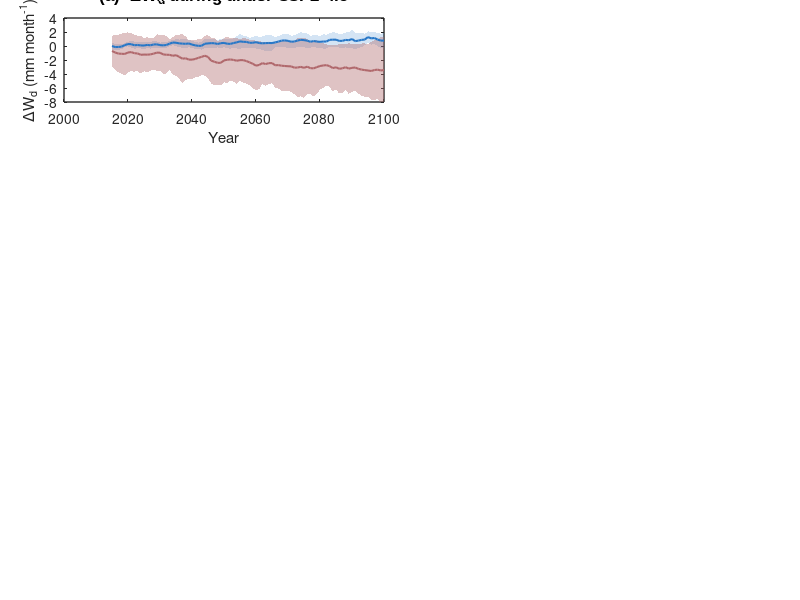

This figure's MATLAB source: (Note: this script raises an error after producing the figure.)
%% Figure 1

clear


load('data/Figure1.mat')



years = 2015:2100;


figure
width=8.8;
height=12;
set(gcf,'position',[10 10 width*100 height*100])
%  (a)                                                                               
h1 = axes('Position', [0.08,0.83,0.4,0.14]); 

% annual
green_color = [39/255, 119/255, 199/255];
h_annual_range = fill([years, fliplr(years)], ...
     [annual_245_mean+annual_245_std; flipud(annual_245_mean-annual_245_std)]', ...
     [39/255, 119/255, 199/255], 'FaceAlpha', 0.2, 'EdgeColor', 'none');
hold on;


% dry-season
red_color = [176/255, 104/255, 108/255];
h_driest_range = fill([years, fliplr(years)], ...
     [driest_245_mean + driest_245_std; flipud(driest_245_mean -driest_245_std)]', ...
     [176/255, 104/255, 108/255], 'FaceAlpha', 0.4, 'EdgeColor', 'none');

h_annual_line = plot(years, annual_245_mean, 'Color', green_color, 'LineWidth', 1.5);
h_driest_line = plot(years, driest_245_mean, 'Color', red_color, 'LineWidth', 1.5);

% 
title('(a)  ΔW_d during under SSP2-4.5', 'FontSize',12, 'FontWeight','bold', 'FontName','Arial');
xlabel('Year');
ylabel('ΔW_d (mm month^{-1})');
ylim([-8, 4]); 

grid off;
set(gca, 'GridLineStyle', '--','LineWidth', 1);
set(gca, 'GridAlpha', 0.2);

%
ax = gca;
ax.XAxis.LineWidth = 1;
ax.YAxis.LineWidth = 1;
ax.XAxis.TickDirection = 'out';
ax.YAxis.TickDirection = 'out';
ax.XAxisLocation = 'bottom';
ax.YAxisLocation = 'left';
ax.Box = 'off';

h_legend = legend([h_annual_line,  h_driest_line], ...
       {'annual',  'dry-season-1 month'}, ...
       'Location', 'southwest', 'FontSize', 12, 'NumColumns', 1);
h_legend.Box = 'off';
xlim([2015, 2100]);

set(h1, 'YTick', [-8, -4, 0, 4],  'XTick', [2015, 2040, 2060, 2080, 2100], 'FontSize', 12, 'FontName', 'Arial');


%                                                                       
h2 = subplot('Position', [0.56,0.83,0.4,0.14]); 

% annual
green_color = [39/255, 119/255, 199/255];
h_annual_range = fill([years, fliplr(years)], ...
     [annual_585_mean+annual_585_std; flipud(annual_585_mean-annual_585_std)]', ...
     [39/255, 119/255, 199/255], 'FaceAlpha', 0.2, 'EdgeColor', 'none');
hold on


% dry-season
red_color = [176/255, 104/255, 108/255];
h_driest_range = fill([years, fliplr(years)], ...
     [driest_585_mean + driest_585_std; flipud(driest_585_mean -driest_585_std)]', ...
     [176/255, 104/255, 108/255], 'FaceAlpha', 0.4, 'EdgeColor', 'none');

h_annual_line = plot(years, annual_585_mean, 'Color', green_color, 'LineWidth', 1.5);
h_driest_line = plot(years, driest_585_mean, 'Color', red_color, 'LineWidth', 1.5);

%
title('(b)  ΔW_d under SSP5-8.5', 'FontSize',12, 'FontWeight','bold', 'FontName','Arial');
xlabel('Year');
ylabel('ΔW_d (mm month^{-1})');
ylim([-8, 4]); 

grid off;
set(gca, 'GridLineStyle', '--','LineWidth', 1);
set(gca, 'GridAlpha', 0.2);

%
ax = gca;
ax.XAxis.LineWidth = 1;
ax.YAxis.LineWidth = 1;
ax.XAxis.TickDirection = 'out';
ax.YAxis.TickDirection = 'out';
ax.XAxisLocation = 'bottom';
ax.YAxisLocation = 'left';
ax.Box = 'off';

xlim([2015, 2100]);
set(h2, 'YTick', [-8, -4, 0, 4],  'XTick', [2015, 2040, 2060, 2080, 2100], 'FontSize', 12, 'FontName', 'Arial');


% 

%load ..\E\cmip\his_ssp_mat_data_land\model_his_future_driest.mat

%
% dif_wa_245_his = wa_245_mean -wa_his_mean;
% [mean_dif_245_his_1, p_dif_245_his, sig_dif_245_his] = cal_sig(dif_wa_245_his);
% 
% dif_wa_585_his = wa_585_mean - wa_his_mean;
% [mean_dif_585_his_1, p_dif_585_his, sig_dif_585_his] = cal_sig(dif_wa_585_his);
% 
%  (c) 245                                                                                              
h3 = axes('Position', [-0.02,0.43,1,0.34]);   
title('(c) ΔW_d under SSP2-4.5', 'FontSize',13, 'FontWeight','bold');

data_map = nan(180, 360); 
sig_map = nan(180, 360);  
load kland_1d.mat
k = find(mean_dif_245_his_1 <= -15); mean_dif_245_his_1(k) = -14;
k1 = find(isnan(mean_dif_245_his_1)); mean_dif_245_his_1(k1) = -15;

for i = 1:length(kland_1d)
    index = kland_1d(i); 
    row = mod(index - 1, 180) + 1; 
    col = ceil(index / 180);       
    if row <= 180 && col <= 360
        data_map(row, col) = mean_dif_245_his_1(i);  
        sig_map(row, col) = sig_dif_245_his(i);        
    end
end

full_cmap = flip(slanCM(102));
% 
num = [1:2:32, 33:3:64,  65:8:96,  97:12:128,  129:12:160,  161:8:192, 193:3:224,  225:2:256];           
num = round(num);
num = unique(num(num >=1 & num <=256));  

J = interp1(1:length(num), full_cmap(num,:), linspace(1,length(num),127), 'linear');

gd = 1;
a = -180 + gd/2 :gd : 180 - gd/2;  
b = -90 + gd/2 :gd : 90 - gd/2;    
[lon,lat] = meshgrid(a, b);

load dry_knans.mat

m_proj('robinson','lat',[-60 90],'long',[-180 180]);


A = nan(180,360); 
A(kland_1d) = 1; 

A(:,1) = A(:,end); 

hold on
m_pcolor(lon, lat, A); 
shading flat;
colormap(gca,[209/255 209/255 209/255]); 
freezeColors;

m_pcolor(lon, lat, data_map);
caxis([-15 15]);
colormap(h3,  [[1 1 1]*0.8; J]);
% 
[sig_row, sig_col] = find(sig_map == 1);
if ~isempty(sig_row)
    step = 3;  
    use_points = false(length(sig_row), 1);
    for i = 1:length(sig_row)
        if mod(sig_row(i), step) == 0 && mod(sig_col(i), step) == 0
            use_points(i) = true;
        end
    end
    num = find(use_points);
    sig_lon = lon(sub2ind(size(lon), sig_row(num), sig_col(num)));
    sig_lat = lat(sub2ind(size(lat), sig_row(num), sig_col(num)));
    m_plot(sig_lon, sig_lat, '.k', 'MarkerSize', 2, 'MarkerFaceColor', 'k');
end

grid on; box on
h = m_coast('line'); 
h.Color = [1 1 1]*0; 
h.LineWidth = 0.2;


lat_na = [140, 155];   lon_na = [55, 90];    
lat_caf = [91, 110];   lon_caf = [175, 230]; 
lat_saf = [51, 76];      lon_saf = [195, 220];  
lat_boreal = [145, 155]; lon_boreal = [250, 300]; 
lat_ind = [80, 100];  lon_ind = [275, 310];    
lat_aus = [65, 77];   lon_aus = [292, 315];    
lat_amz = [75, 95];   lon_amz = [100, 125];   


regions = {
    struct('name', 'NA', 'lat', lat_na, 'lon', lon_na, 'color', [0.6 0.6 0.6]);
    struct('name', 'AMZ', 'lat', lat_amz, 'lon', lon_amz, 'color', [0.6 0.6 0.6]);
    struct('name', 'C-AF', 'lat', lat_caf, 'lon', lon_caf, 'color', [0.6 0.6 0.6]);
    struct('name', 'S-AF', 'lat', lat_saf, 'lon', lon_saf, 'color', [0.6 0.6 0.6]);
    struct('name', 'Boreal', 'lat', lat_boreal, 'lon', lon_boreal, 'color', [0.6 0.6 0.6]);
    struct('name', 'IND', 'lat', lat_ind, 'lon', lon_ind, 'color', [0.3 0.3 0.3]);
    struct('name', 'AUS', 'lat', lat_aus, 'lon', lon_aus, 'color', [0.6 0.6 0.6]);
};

for i = 1:length(regions)
    reg = regions{i};
    
    lat_deg = [-90 + reg.lat(1) - 0.5, -90 + reg.lat(2) + 0.5];
    lon_deg = [-180 + reg.lon(1) - 0.5, -180 + reg.lon(2) + 0.5];
    m_plot([lon_deg(1), lon_deg(2), lon_deg(2), lon_deg(1), lon_deg(1)], ...
           [lat_deg(1), lat_deg(1), lat_deg(2), lat_deg(2), lat_deg(1)], ...
           '-', 'Color', reg.color, 'LineWidth', 0.8);
end

m_grid('xaxis','off','yaxis','off',  'box', 'off', 'xtick',[],  'ytick',[],  'xticklabels',{},  'yticklabels',{}, 'linestyle','none');   
set(h3, 'Color', 'none');     
set(gca,'XTick',[], 'YTick',[], 'Box', 'off');
set(h3, "XColor", 'none', 'YColor', 'none', 'Color', 'none');
set(gca,'LineWidth',0.2);
hold on

%                                                                            

h4 = subplot('Position', [-0.02,0.05,1,0.34]); 
title('(d)  ΔW_d under SSP5-8.5', 'FontSize',13, 'FontWeight','bold');

data_map = nan(180, 360); 
sig_map = nan(180, 360);  
load kland_1d.mat
k = find(mean_dif_585_his_1 <= -15); mean_dif_585_his_1(k) = -14;
k1 = find(isnan(mean_dif_585_his_1)); mean_dif_585_his_1(k1) = -15;

for i = 1:length(kland_1d)
    index = kland_1d(i); 
    row = mod(index - 1, 180) + 1; 
    col = ceil(index / 180);       
    if row <= 180 && col <= 360
        data_map(row, col) = mean_dif_585_his_1(i);  
        sig_map(row, col) = sig_dif_585_his(i);        
    end
end

gd = 1;
a = -180 + gd/2 :gd : 180 - gd/2;  
b = -90 + gd/2 :gd : 90 - gd/2;    
[lon,lat] = meshgrid(a, b);

load dry_knans.mat
m_proj('robinson','lat',[-60 90],'long',[-180 180]);
A = nan(180,360); 
A(kland_1d) = 1; 
A(:,1) = A(:,end); 
hold on

m_pcolor(lon, lat, A); 
shading flat;
colormap(gca,[209/255 209/255 209/255]); 
freezeColors;

m_pcolor(lon, lat, data_map);
caxis([-15 15]);
colormap(h4,  [[1 1 1]*0.8; J]);

[sig_row, sig_col] = find(sig_map == 1);
if ~isempty(sig_row)
    step = 3;  
    use_points = false(length(sig_row), 1);
    for i = 1:length(sig_row)
        if mod(sig_row(i), step) == 0 && mod(sig_col(i), step) == 0
            use_points(i) = true;
        end
    end
    num = find(use_points);
    sig_lon = lon(sub2ind(size(lon), sig_row(num), sig_col(num)));
    sig_lat = lat(sub2ind(size(lat), sig_row(num), sig_col(num)));
    m_plot(sig_lon, sig_lat, '.k', 'MarkerSize', 2, 'MarkerFaceColor', 'k');
end


grid on; box on
h = m_coast('line'); 
h.Color = [1 1 1]*0; 
h.LineWidth = 0.2;


lat_na = [140, 155];  lon_na = [55, 90];    
lat_caf = [91, 110];  lon_caf = [175, 230]; 
lat_saf = [51, 76];   lon_saf = [195, 220];  
lat_boreal = [145, 155]; lon_boreal = [250, 300]; 
lat_ind = [80, 100];     lon_ind = [275, 310];    
lat_aus = [65, 77];     lon_aus = [292, 315];   
lat_amz = [75, 95];   lon_amz = [100, 125];   

regions = {
    struct('name', 'NA', 'lat', lat_na, 'lon', lon_na, 'color', [0.6 0.6 0.6]);
    struct('name', 'AMZ', 'lat', lat_amz, 'lon', lon_amz, 'color', [0.6 0.6 0.6]);
    struct('name', 'C-AF', 'lat', lat_caf, 'lon', lon_caf, 'color', [0.6 0.6 0.6]);
    struct('name', 'S-AF', 'lat', lat_saf, 'lon', lon_saf, 'color', [0.6 0.6 0.6]);
    struct('name', 'Boreal', 'lat', lat_boreal, 'lon', lon_boreal, 'color', [0.6 0.6 0.6]); 
    struct('name', 'IND', 'lat', lat_ind, 'lon', lon_ind, 'color', [0.3 0.3 0.3]);
    struct('name', 'AUS', 'lat', lat_aus, 'lon', lon_aus, 'color',[0.6 0.6 0.6]);
};

for i = 1:length(regions)
    reg = regions{i};
    lat_deg = [-90 + reg.lat(1) - 0.5, -90 + reg.lat(2) + 0.5];
    lon_deg = [-180 + reg.lon(1) - 0.5, -180 + reg.lon(2) + 0.5];
    m_plot([lon_deg(1), lon_deg(2), lon_deg(2), lon_deg(1), lon_deg(1)], ...
           [lat_deg(1), lat_deg(1), lat_deg(2), lat_deg(2), lat_deg(1)], ...
           '-', 'Color', reg.color, 'LineWidth', 0.8);
end

set(h4, 'Color', 'none'); 
m_grid('xaxis','off','yaxis','off', ...
    'box', 'off', ...
    'xtick',[], ...
    'ytick',[], ...
    'xticklabels',{}, ...
    'yticklabels',{},...
    'linestyle','none');         

set(gca,'XTick',[], 'YTick',[], 'Box', 'off');
set(h4, "XColor", 'none', 'YColor', 'none', 'Color', 'none');


set(gca,'LineWidth',0.2);
hold on

c3 = colorbar('Position', [0.38 0.035 0.3 0.015], 'Orientation', 'horizontal');
set(c3, 'LineWidth', 0.2, 'FontSize', 9);
caxis([-15 15]);
set(c3, 'XTick', [-15 -10 -5 0 5 10 15]);
colormap(c3, J);  
xlabel(c3, 'mm month^{-1}', 'FontSize', 9);





%                                          

varNames = {'\DeltaW_d', '\DeltaP', '\DeltaT', '\DeltaE_s', '\DeltaE_i'};
scenarioLabels = {'Wa', 'P', 'T', 'E_{soi}', 'E_{veg}'};
barColors = {[138, 119, 185]/255}; % 红色(245), 蓝色(585)

% 设置透明度参数
barAlpha = 0.6;       % 柱状图透明度 (0-1，1为不透明)
scatterAlpha = 0.6;   % 散点图透明度 (0-1，1为不透明)
scatterSize = 40;     % 散点大小


h5 = axes('Position', [0.03,0.69,0.11,0.08]);

barHandle = bar(means_na_245', 'BarWidth', 0.6); 
hold on;

barHandle.FaceColor = barColors{1}; 
barHandle.FaceAlpha = barAlpha;  
xPositions = barHandle.XEndPoints;
for i = 1:5  
    errorbar(xPositions(i), means_na_245(1,i), stds_na_245(1,i), '.k', 'LineWidth', 1);
end
set(gca, 'XTick', 1:length(varNames), 'XTickLabel', varNames);
xlim([0.5, 5.5]);  

ylabel('Δ mm/month ');
ylim([-12 10]);
yticks(-10:5:10);  
zeroLine = line(xlim, [0, 0], 'Color', 'k', 'LineWidth', 0.5);

set(gca, 'Color', 'none');  
set(gcf, 'Color', 'none');  

set(gca, 'FontSize', 6 , 'Box', 'on');
grid off;
set(gca, 'GridLineStyle', '--');  
set(gca, 'GridAlpha', 0.5);       

ax = gca;
ax.XAxis.LineWidth = 1;
ax.YAxis.LineWidth = 1;

ax.XAxis.TickDirection = 'out';  
ax.YAxis.TickDirection = 'out';  
ax.XAxisLocation = 'bottom';     
ax.YAxisLocation = 'left';       

ax.Box = 'off';
title('Northern North America','FontSize', 6,  'FontWeight', 'bold');
   


                                       
%


%
h6 = axes('Position', [0.03,0.31,0.11,0.08]);

barHandle = bar(means_na_585', 'BarWidth', 0.6); 
hold on;

barHandle.FaceColor = barColors{1};  
barHandle.FaceAlpha = barAlpha;  

xPositions = barHandle.XEndPoints;

for i = 1:5  
    errorbar(xPositions(i), means_na_585(1,i), stds_na_585(1,i), '.k', 'LineWidth', 1);
end

set(gca, 'XTick', 1:length(varNames), 'XTickLabel', varNames);
xlim([0.5, 5.5]);  

ylabel('Δ mm/month ');
ylim([-12 10]);
yticks(-10:5:10);  
zeroLine = line(xlim, [0, 0], 'Color', 'k', 'LineWidth', 0.5);

set(gca, 'Color', 'none');  
set(gcf, 'Color', 'none');  

set(gca, 'FontSize', 6 , 'Box', 'on');
grid off;
set(gca, 'GridLineStyle', '--');  
set(gca, 'GridAlpha', 0.5);       

ax = gca;
ax.XAxis.LineWidth = 1;
ax.YAxis.LineWidth = 1;


ax.XAxis.TickDirection = 'out'; 
ax.YAxis.TickDirection = 'out';  
ax.XAxisLocation = 'bottom';     
ax.YAxisLocation = 'left';       


ax.Box = 'off';
title('Northern North America','FontSize', 6,  'FontWeight', 'bold');


%

%
h7 = axes('Position', [0.32,0.6,0.11,0.08]);

barHandle = bar(means_caf_245', 'BarWidth', 0.6); 
hold on;

barHandle.FaceColor = barColors{1};  
barHandle.FaceAlpha = barAlpha;  
xPositions = barHandle.XEndPoints;
for i = 1:5  
    errorbar(xPositions(i), means_caf_245(1,i), stds_caf_245(1,i), '.k', 'LineWidth', 1);
end

set(gca, 'XTick', 1:length(varNames), 'XTickLabel', varNames);
xlim([0.5, 5.5]);  

ylabel('Δ mm/month ');
ylim([-12 10]);
yticks(-10:5:10);  
zeroLine = line(xlim, [0, 0], 'Color', 'k', 'LineWidth', 0.5);


set(gca, 'Color', 'none');  
set(gcf, 'Color', 'none'); 
set(gca, 'FontSize', 6 , 'Box', 'on');
grid off;
set(gca, 'GridLineStyle', '--');  
set(gca, 'GridAlpha', 0.5);       

ax = gca;
ax.XAxis.LineWidth = 1;
ax.YAxis.LineWidth = 1;


ax.XAxis.TickDirection = 'out';  
ax.YAxis.TickDirection = 'out';  
ax.XAxisLocation = 'bottom';     
ax.YAxisLocation = 'left';       

ax.Box = 'off';
title('Central eastern Africa','FontSize', 6,  'FontWeight', 'bold');



                                       
%
h8 = axes('Position', [0.33,0.22,0.11,0.08]);
barHandle = bar(means_caf_585', 'BarWidth', 0.6); 
hold on;

barHandle.FaceColor = barColors{1};  
barHandle.FaceAlpha = barAlpha;  
xPositions = barHandle.XEndPoints;
for i = 1:5  
    errorbar(xPositions(i), means_caf_585(1,i), stds_caf_585(1,i), '.k', 'LineWidth', 1);
end
set(gca, 'XTick', 1:length(varNames), 'XTickLabel', varNames);
xlim([0.5, 5.5]);  
ylabel('Δ mm/month ');
ylim([-12 10]);
yticks(-10:5:10);  
zeroLine = line(xlim, [0, 0], 'Color', 'k', 'LineWidth', 0.5);

set(gca, 'Color', 'none'); 
set(gcf, 'Color', 'none');  

set(gca, 'FontSize', 6 , 'Box', 'on');
grid off;
set(gca, 'GridLineStyle', '--');  
set(gca, 'GridAlpha', 0.5);       
ax = gca;
ax.XAxis.LineWidth = 1;
ax.YAxis.LineWidth = 1;

ax.XAxis.TickDirection = 'out';  
ax.YAxis.TickDirection = 'out';  
ax.XAxisLocation = 'bottom';     
ax.YAxisLocation = 'left';       

ax.Box = 'off';
title('Central eastern Africa','FontSize', 6,  'FontWeight', 'bold');





%
h9 = axes('Position', [0.39,0.45,0.11,0.08]);


barHandle = bar(means_saf_245', 'BarWidth', 0.6); 
hold on;


barHandle.FaceColor = barColors{1};  
barHandle.FaceAlpha = barAlpha;  

xPositions = barHandle.XEndPoints;

for i = 1:5  
    errorbar(xPositions(i), means_saf_245(1,i), stds_saf_245(1,i), '.k', 'LineWidth', 1);
end

set(gca, 'XTick', 1:length(varNames), 'XTickLabel', varNames);
xlim([0.5, 5.5]);  

ylabel('Δ mm/month ');
ylim([-12 10]);
yticks(-10:5:10); 
zeroLine = line(xlim, [0, 0], 'Color', 'k', 'LineWidth', 0.5);



set(gca, 'Color', 'none');  
set(gcf, 'Color', 'none');  

set(gca, 'FontSize', 6 , 'Box', 'on');
grid off;
set(gca, 'GridLineStyle', '--');  
set(gca, 'GridAlpha', 0.5);       

ax = gca;
ax.XAxis.LineWidth = 1;
ax.YAxis.LineWidth = 1;

ax.XAxis.TickDirection = 'out';  
ax.YAxis.TickDirection = 'out';  
ax.XAxisLocation = 'bottom';     
ax.YAxisLocation = 'left';       

ax.Box = 'off';
title('Southern Africa','FontSize', 6,  'FontWeight', 'bold');




 
                                       
%
h10 = axes('Position', [0.39,0.07,0.11,0.08]);

barHandle = bar(means_saf_585', 'BarWidth', 0.6); 
hold on;

barHandle.FaceColor = barColors{1}; 
barHandle.FaceAlpha = barAlpha;  
xPositions = barHandle.XEndPoints;

for i = 1:5  
    errorbar(xPositions(i), means_saf_585(1,i), stds_saf_585(1,i), '.k', 'LineWidth', 1);
end

set(gca, 'XTick', 1:length(varNames), 'XTickLabel', varNames);
xlim([0.5, 5.5]);  

ylabel('Δ mm/month ');
ylim([-12 10]);
yticks(-10:5:10); 

zeroLine = line(xlim, [0, 0], 'Color', 'k', 'LineWidth', 0.5);


set(gca, 'Color', 'none');  
set(gcf, 'Color', 'none');  
set(gca, 'FontSize', 6 , 'Box', 'on');
grid off;
set(gca, 'GridLineStyle', '--');  
set(gca, 'GridAlpha', 0.5);       

ax = gca;
ax.XAxis.LineWidth = 1;
ax.YAxis.LineWidth = 1;

ax.XAxis.TickDirection = 'out'; 
ax.YAxis.TickDirection = 'out';  
ax.XAxisLocation = 'bottom';     
ax.YAxisLocation = 'left';       

ax.Box = 'off';
title('Southern Africa','FontSize', 6,  'FontWeight', 'bold');

                                       




%
h11 = axes('Position', [0.65,0.45,0.11,0.08]);
barHandle = bar(means_aus_245', 'BarWidth', 0.6); 
hold on;

barHandle.FaceColor = barColors{1};  
barHandle.FaceAlpha = barAlpha; 
xPositions = barHandle.XEndPoints;
for i = 1:5  
    errorbar(xPositions(i), means_aus_245(1,i), stds_aus_245(1,i), '.k', 'LineWidth', 1);
end

set(gca, 'XTick', 1:length(varNames), 'XTickLabel', varNames);
xlim([0.5, 5.5]); 

ylabel('Δ mm/month ');
ylim([-12 10]);
yticks(-10:5:10);  
zeroLine = line(xlim, [0, 0], 'Color', 'k', 'LineWidth', 0.5);


set(gca, 'Color', 'none'); 
set(gcf, 'Color', 'none');  
set(gca, 'FontSize', 6 , 'Box', 'on');
grid off;
set(gca, 'GridLineStyle', '--');  
set(gca, 'GridAlpha', 0.5);      

ax = gca;
ax.XAxis.LineWidth = 1;
ax.YAxis.LineWidth = 1;


ax.XAxis.TickDirection = 'out';  
ax.YAxis.TickDirection = 'out';  
ax.XAxisLocation = 'bottom';     
ax.YAxisLocation = 'left';       



ax.Box = 'off';
title('Northern Australia','FontSize', 6,  'FontWeight', 'bold');


                                      
%

%
h12 = axes('Position', [0.65,0.07,0.1,0.08]);


barHandle = bar(means_aus_585', 'BarWidth', 0.6); 
hold on;
barHandle.FaceColor = barColors{1};  
barHandle.FaceAlpha = barAlpha; 
xPositions = barHandle.XEndPoints;
for i = 1:5     
    errorbar(xPositions(i), means_aus_585(1,i), stds_aus_585(1,i), '.k', 'LineWidth', 1);
end

set(gca, 'XTick', 1:length(varNames), 'XTickLabel', varNames);
xlim([0.5, 5.5]); 


ylabel('Δ mm/month ');
ylim([-12 10]);
yticks(-10:5:10);  

zeroLine = line(xlim, [0, 0], 'Color', 'k', 'LineWidth', 0.5);

set(gca, 'Color', 'none'); 
set(gcf, 'Color', 'none');  



set(gca, 'FontSize', 6 , 'Box', 'on');
grid off;
set(gca, 'GridLineStyle', '--');  
set(gca, 'GridAlpha', 0.5);      

ax = gca;
ax.XAxis.LineWidth = 1;
ax.YAxis.LineWidth = 1;


ax.XAxis.TickDirection = 'out';  
ax.YAxis.TickDirection = 'out';  
ax.XAxisLocation = 'bottom';     
ax.YAxisLocation = 'left';       



ax.Box = 'off';
title('Northern Australia','FontSize', 6,  'FontWeight', 'bold');






h13 = axes('Position', [0.88,0.58,0.11,0.08]);

barHandle = bar(means_ind_585', 'BarWidth', 0.6); 
hold on;
barHandle.FaceColor = barColors{1};  
barHandle.FaceAlpha = barAlpha; 
xPositions = barHandle.XEndPoints;
for i = 1:5     
    errorbar(xPositions(i), means_ind_245(1,i), stds_ind_245(1,i), '.k', 'LineWidth', 1);
end

set(gca, 'XTick', 1:length(varNames), 'XTickLabel', varNames);
xlim([0.5, 5.5]); 

ylabel('Δ mm/month ');
ylim([-12 10]);
yticks(-10:5:10);  
zeroLine = line(xlim, [0, 0], 'Color', 'k', 'LineWidth', 0.5);
set(gca, 'Color', 'none'); 
set(gcf, 'Color', 'none');  
set(gca, 'FontSize', 6 , 'Box', 'on');
grid off;
set(gca, 'GridLineStyle', '--');  
set(gca, 'GridAlpha', 0.5);      

ax = gca;
ax.XAxis.LineWidth = 1;
ax.YAxis.LineWidth = 1;

ax.XAxis.TickDirection = 'out';  
ax.YAxis.TickDirection = 'out';  
ax.XAxisLocation = 'bottom';     
ax.YAxisLocation = 'left';       

ax.Box = 'off';
title('Southeastern Asia','FontSize', 6,  'FontWeight', 'bold');



%


h14 = axes('Position', [0.88,0.2,0.11,0.08]);
barHandle = bar(means_ind_585', 'BarWidth', 0.6); 
hold on;
barHandle.FaceColor = barColors{1};  
barHandle.FaceAlpha = barAlpha; 
xPositions = barHandle.XEndPoints;
for i = 1:5    
    errorbar(xPositions(i), means_ind_585(1,i), stds_ind_585(1,i), '.k', 'LineWidth', 1);
end


set(gca, 'XTick', 1:length(varNames), 'XTickLabel', varNames);
xlim([0.5, 5.5]); 


ylabel('Δ mm/month ');
ylim([-12 10]);
yticks(-10:5:10);  

zeroLine = line(xlim, [0, 0], 'Color', 'k', 'LineWidth', 0.5);

set(gca, 'Color', 'none'); 
set(gcf, 'Color', 'none');  

set(gca, 'FontSize', 6 , 'Box', 'on');
grid off;
set(gca, 'GridLineStyle', '--');  
set(gca, 'GridAlpha', 0.5);      

ax = gca;
ax.XAxis.LineWidth = 1;
ax.YAxis.LineWidth = 1;


ax.XAxis.TickDirection = 'out';  
ax.YAxis.TickDirection = 'out';  
ax.XAxisLocation = 'bottom';     
ax.YAxisLocation = 'left';       

ax.Box = 'off';
title('Southeastern Asia','FontSize', 6,  'FontWeight', 'bold');                                  



h15 = axes('Position', [0.88,0.69,0.11,0.08]);
barHandle = bar(means_nb_245', 'BarWidth', 0.6); 
hold on;

barHandle.FaceColor = barColors{1};  
barHandle.FaceAlpha = barAlpha; 
xPositions = barHandle.XEndPoints;
for i = 1:5  
    errorbar(xPositions(i), means_nb_245(1,i), stds_nb_245(1,i), '.k', 'LineWidth', 1);
end
set(gca, 'XTick', 1:length(varNames), 'XTickLabel', varNames);
xlim([0.5, 5.5]); 

ylabel('Δ mm/month ');
ylim([-12 10]);
yticks(-10:5:10);  

zeroLine = line(xlim, [0, 0], 'Color', 'k', 'LineWidth', 0.5);
set(gca, 'Color', 'none'); 
set(gcf, 'Color', 'none');  
set(gca, 'FontSize', 6 , 'Box', 'on');
grid off;
set(gca, 'GridLineStyle', '--');  
set(gca, 'GridAlpha', 0.5);      

ax = gca;
ax.XAxis.LineWidth = 1;
ax.YAxis.LineWidth = 1;


ax.XAxis.TickDirection = 'out';  
ax.YAxis.TickDirection = 'out';  
ax.XAxisLocation = 'bottom';     
ax.YAxisLocation = 'left';       

ax.Box = 'off';
title('Northern boreal','FontSize', 6,  'FontWeight', 'bold');

                                       


%
h16 = axes('Position', [0.88,0.31,0.11,0.08]);

barHandle = bar(means_nb_585', 'BarWidth', 0.6); 
hold on;

barHandle.FaceColor = barColors{1};  
barHandle.FaceAlpha = barAlpha; 
xPositions = barHandle.XEndPoints;
for i = 1:5    
    errorbar(xPositions(i), means_nb_585(1,i), stds_nb_585(1,i), '.k', 'LineWidth', 1);
end

set(gca, 'XTick', 1:length(varNames), 'XTickLabel', varNames);
xlim([0.5, 5.5]); 

ylabel('Δ mm/month ');
ylim([-12 10]);
yticks(-10:5:10);  
zeroLine = line(xlim, [0, 0], 'Color', 'k', 'LineWidth', 0.5);

set(gca, 'Color', 'none'); 
set(gcf, 'Color', 'none');  

set(gca, 'FontSize', 6 , 'Box', 'on');
grid off;
set(gca, 'GridLineStyle', '--');  
set(gca, 'GridAlpha', 0.5);      

ax = gca;
ax.XAxis.LineWidth = 1;
ax.YAxis.LineWidth = 1;

ax.XAxis.TickDirection = 'out';  
ax.YAxis.TickDirection = 'out';  
ax.XAxisLocation = 'bottom';     
ax.YAxisLocation = 'left';       



ax.Box = 'off';
title('Northern boreal','FontSize', 6,  'FontWeight', 'bold');




                                        



h17 = axes('Position', [0.15,0.46,0.1,0.08]);
barHandle = bar(means_amz_245', 'BarWidth', 0.6); 
hold on;
barHandle.FaceColor = barColors{1};  
barHandle.FaceAlpha = barAlpha; 
xPositions = barHandle.XEndPoints;
for i = 1:5   
    errorbar(xPositions(i), means_amz_245(1,i), stds_amz_245(1,i), '.k', 'LineWidth', 1);
end

set(gca, 'XTick', 1:length(varNames), 'XTickLabel', varNames);
xlim([0.5, 5.5]); 

ylabel('Δ mm/month ');
ylim([-12 10]);
yticks(-10:5:10);  

zeroLine = line(xlim, [0, 0], 'Color', 'k', 'LineWidth', 0.5);


set(gca, 'Color', 'none'); 
set(gcf, 'Color', 'none');  


set(gca, 'FontSize', 6 , 'Box', 'on');
grid off;
set(gca, 'GridLineStyle', '--');  
set(gca, 'GridAlpha', 0.5);      

ax = gca;
ax.XAxis.LineWidth = 1;
ax.YAxis.LineWidth = 1;


ax.XAxis.TickDirection = 'out';  
ax.YAxis.TickDirection = 'out';  
ax.XAxisLocation = 'bottom';     
ax.YAxisLocation = 'left';       



ax.Box = 'off';
title('Amzonia','FontSize', 6,  'FontWeight', 'bold');

                                       


h18 = axes('Position', [0.15,0.08,0.1,0.08]);

barHandle = bar(means_amz_585', 'BarWidth', 0.6); 
hold on;


barHandle.FaceColor = barColors{1};  
barHandle.FaceAlpha = barAlpha; 


xPositions = barHandle.XEndPoints;

for i = 1:5    
    errorbar(xPositions(i), means_amz_585(1,i), stds_amz_585(1,i), '.k', 'LineWidth', 1);
end



set(gca, 'XTick', 1:length(varNames), 'XTickLabel', varNames);
xlim([0.5, 5.5]); 


ylabel('Δ mm/month ');
ylim([-12 10]);
yticks(-10:5:10);  

zeroLine = line(xlim, [0, 0], 'Color', 'k', 'LineWidth', 0.5);



set(gca, 'Color', 'none'); 
set(gcf, 'Color', 'none');  


set(gca, 'FontSize', 6 , 'Box', 'on');
grid off;
set(gca, 'GridLineStyle', '--');  
set(gca, 'GridAlpha', 0.5);      

ax = gca;
ax.XAxis.LineWidth = 1;
ax.YAxis.LineWidth = 1;


ax.XAxis.TickDirection = 'out';  
ax.YAxis.TickDirection = 'out';  
ax.XAxisLocation = 'bottom';     
ax.YAxisLocation = 'left';       


ax.Box = 'off';
title('Amzonia','FontSize', 6,  'FontWeight', 'bold');





%

filename='Figure1';
print(filename,'-dpng','-r300');
